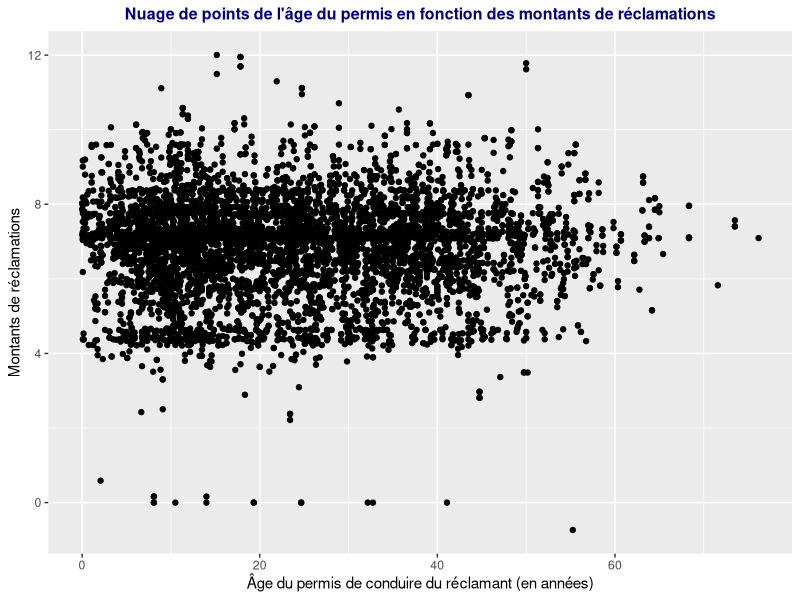
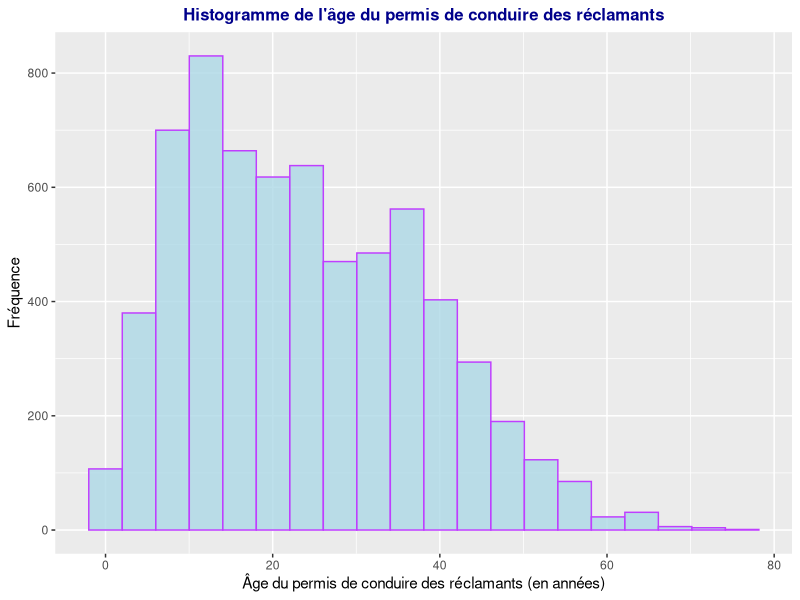

R code for these plots, in order:
## ---- chunk 1
knitr::opts_chunk$set(echo = TRUE)
## ---- chunk 2
MontantReclFr <- read.csv("MontantReclFr.csv")
attach(MontantReclFr)
## ---- chunk 3
MontantReclFr$mont_recl[MontantReclFr$mont_recl==-7682.59]<-7682.59
## ---- chunk 4
library(ggplot2)
p <- ggplot(MontantReclFr, aes(x = age_permi/12, y = log(mont_recl))) + geom_point()
p + labs(title = "Nuage de points de l'âge du permis en fonction des montants de réclamations", x = "Âge du permis de conduire du réclamant (en années)", y = "Montants de réclamations") + theme(plot.title = element_text(color = "dark blue", size = 11.5, hjust = 0.5, face = "bold"))
## ---- chunk 5
ggplot(MontantReclFr, aes(x = age_permi/12)) + 
geom_histogram(col = "darkorchid1", #couleur du contour
                 fill = "lightblue", # Couleur de l'intérieur
                 alpha = 0.8, # Transparence de l'intérieur
                 bins = 20) + # quantité de bandes
  
  ## Pour avoir un thème plutôt joli
  theme(plot.title = element_text(size = 12, hjust = 0.5, color = "dark blue", face = "bold")) + 
  
  ## titres des axes
  labs(x = "Âge du permis de conduire des réclamants (en années)",
       y = "Fréquence",
       title = "Histogramme de l'âge du permis de conduire des réclamants")
## ---- chunk 6
# table(age_permi > 0 & age_permi <= 120)  # âge permis entre 0 et 10 ans
# table(age_permi > 120 & age_permi <=300) # entre 10 et 25 ans
# table(age_permi > 300 & age_permi <=480) # entre 25 et 40 ans
# table(age_permi > 480 & age_permi <=660) # entre 40 et 55 ans
# table(age_permi > 660 & age_permi <=840) # entre 55 et 70 ans
# table(age_permi > 840 & age_permi <=960) # entre 70 et 80 ans

a <- c(1184, 2610, 1869, 826, 117, 5)
b <- c("0 à 10", "10 à 25", "25 à 40", "40 à 55", "55 à 70", "70 à 80")

data.frame(Âge = b, Nombre = a)

## ---- chunk 7
m <- c(mean(age_permi), sd(age_permi), max(age_permi), min(age_permi), median(age_permi))
an <- c(mean(age_permi)/12, sd(age_permi)/12, max(age_permi)/12, min(age_permi)/12, median(age_permi)/12)
data.frame(Statistiques = c("Moyenne", "Écart-type", "Maximum", "Minimum", "Médiane"), Année = an, Mois = m)
